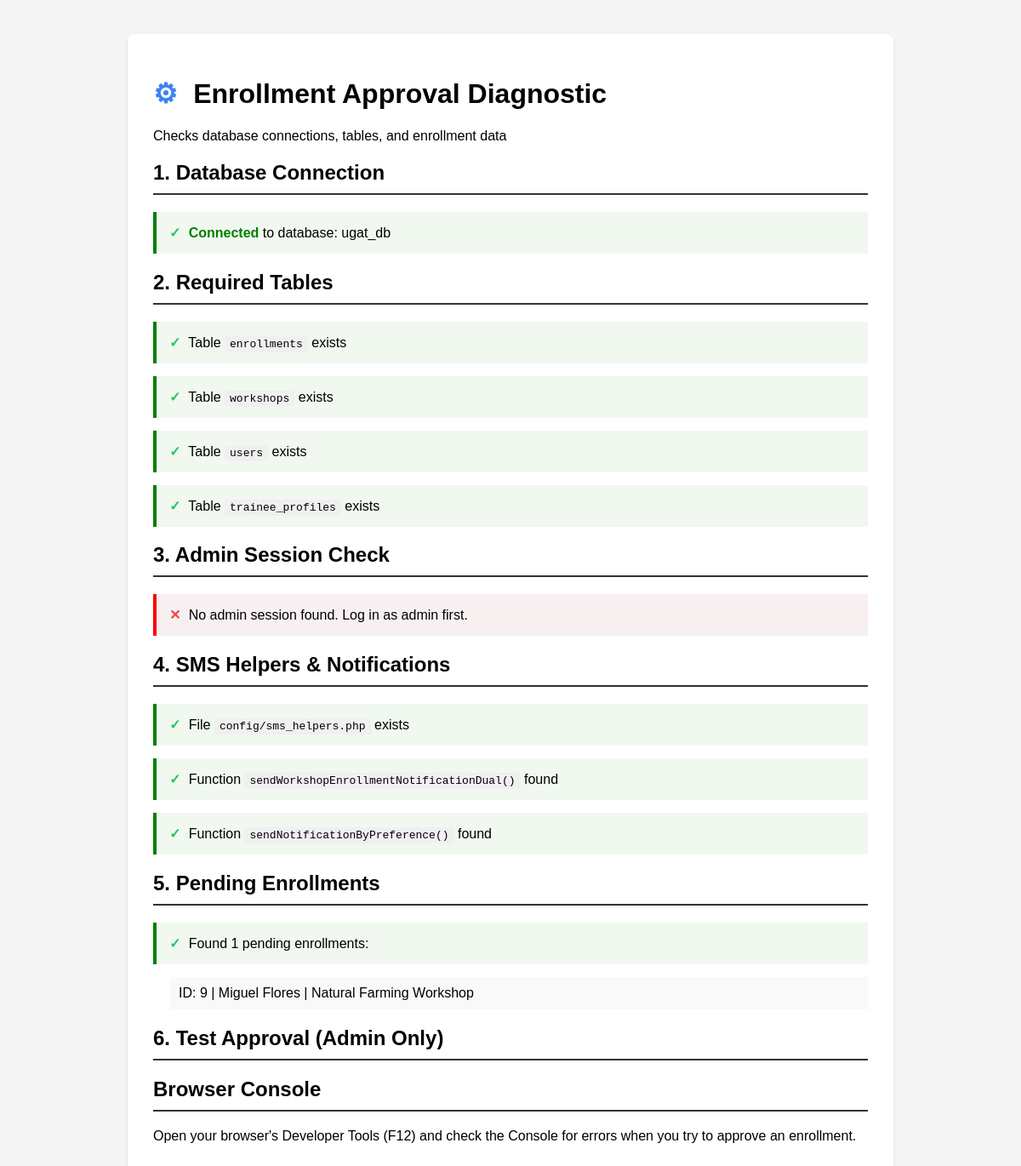
The app's page /test_enrollment_approval.php with its own data.
### tables this page shows
CREATE TABLE `enrollments` (
  `id` int(10) UNSIGNED NOT NULL,
  `user_id` int(10) UNSIGNED NOT NULL,
  `workshop_id` int(10) UNSIGNED NOT NULL,
  `status` enum('pending','enrolled','completed','dropped','rejected') DEFAULT 'enrolled',
  `enrolled_at` datetime NOT NULL DEFAULT current_timestamp(),
  `reviewed_at` datetime DEFAULT NULL
);

CREATE TABLE `trainee_profiles` (
  `id` int(10) UNSIGNED NOT NULL,
  `user_id` int(10) UNSIGNED NOT NULL,
  `first_name` varchar(80) NOT NULL,
  `last_name` varchar(80) NOT NULL,
  `middle_name` varchar(80) DEFAULT NULL,
  `birthdate` date DEFAULT NULL,
  `gender` enum('male','female','other') DEFAULT NULL,
  `phone` varchar(20) DEFAULT NULL,
  `address` text DEFAULT NULL,
  `profile_pic` varchar(255) DEFAULT NULL,
  `trainee_id_no` varchar(50) DEFAULT NULL COMMENT 'Official trainee ID number',
  `batch` varchar(50) DEFAULT NULL COMMENT 'Training batch / cohort',
  `date_enrolled` date DEFAULT NULL,
  `status` enum('active','inactive','graduated','dropped') NOT NULL DEFAULT 'active',
  `created_at` datetime NOT NULL DEFAULT current_timestamp(),
  `updated_at` datetime NOT NULL DEFAULT current_timestamp() ON UPDATE current_timestamp(),
  `city` varchar(80) DEFAULT NULL,
  `province` varchar(80) DEFAULT NULL,
  `region` varchar(80) DEFAULT NULL,
  `barangay` varchar(80) DEFAULT NULL,
  `nationality` varchar(80) DEFAULT 'Filipino',
  `civil_status` varchar(50) DEFAULT NULL,
  `birthplace_city` varchar(80) DEFAULT NULL,
  `birthplace_prov` varchar(80) DEFAULT NULL,
  `birthplace_reg` varchar(80) DEFAULT NULL,
  `education` varchar(80) DEFAULT NULL,
  `employment` varchar(80) DEFAULT NULL,
  `learner_class` varchar(80) DEFAULT NULL,
  `is_pwd` tinyint(1) NOT NULL DEFAULT 0,
  `guardian_name` varchar(120) DEFAULT NULL,
  `guardian_addr` text DEFAULT NULL
);

CREATE TABLE `workshops` (
  `id` int(10) UNSIGNED NOT NULL,
  `title` varchar(150) NOT NULL,
  `category` varchar(80) DEFAULT NULL,
  `facilitator` varchar(100) DEFAULT NULL,
  `description` text DEFAULT NULL,
  `outcomes` text DEFAULT NULL,
  `materials` text DEFAULT NULL,
  `cert_requirement` varchar(255) DEFAULT NULL,
  `location` varchar(150) DEFAULT 'UGAT Demo Farm',
  `max_slots` int(11) NOT NULL DEFAULT 25,
  `status` enum('upcoming','ongoing','completed','cancelled') NOT NULL DEFAULT 'upcoming',
  `created_at` datetime NOT NULL DEFAULT current_timestamp(),
  `updated_at` datetime NOT NULL DEFAULT current_timestamp() ON UPDATE current_timestamp()
);

### test_enrollment_approval.php (the view, shortened to what this page needs)
<?php
require_once 'config/db.php';
?>
<!DOCTYPE html>
<html>
<head>
</head>
<body>
<div class="container">
    <h1><span class="icon icon-tool"></span> Enrollment Approval Diagnostic</h1>
    <link rel="stylesheet" href="../css/icons.css">
    <p>Checks database connections, tables, and enrollment data</p>
    <h2>1. Database Connection</h2>
    <?php
    if ($conn->connect_error) {
        echo '<div class="test fail"><span class="icon icon-x"></span> <span class="status-error">Connection Failed</span>: ' . htmlspecialchars($conn->connect_error) . '</div>';
    } else {
        echo '<div class="test pass"><span class="icon icon-check"></span> <span class="status-ok">Connected</span> to database: ' . htmlspecialchars(DB_NAME) . '</div>';
    }
    ?>
    <h2>2. Required Tables</h2>
    <?php
    $tables_to_check = ['enrollments', 'workshops', 'users', 'trainee_profiles'];
    foreach ($tables_to_check as $table) {
        $result = $conn->query("SHOW TABLES LIKE '$table'");
        if ($result && $result->num_rows > 0) {
            echo "<div class=\"test pass\"><span class=\"icon icon-check\"></span> Table <code>$table</code> exists</div>";
        } else {
            echo "<div class=\"test fail\"><span class=\"icon icon-x\"></span> Table <code>$table</code> not found</div>";
        }
    }
    ?>
    <h2>3. Admin Session Check</h2>
    <?php
    if (empty($_SESSION['user_id'])) {
        echo '<div class="test fail"><span class="icon icon-x"></span> No admin session found. Log in as admin first.</div>';
    } else if ($_SESSION['role'] !== 'admin') {
        echo '<div class="test fail"><span class="icon icon-x"></span> Not logged in as admin. Current role: ' . htmlspecialchars($_SESSION['role']) . '</div>';
    } else {
        echo '<div class="test pass"><span class="icon icon-check"></span> Admin session valid (ID: ' . htmlspecialchars($_SESSION['user_id']) . ')</div>';
    }
    ?>
    <h2>4. SMS Helpers & Notifications</h2>
    <?php
    if (file_exists('config/sms_helpers.php')) {
        echo '<div class="test pass"><span class="icon icon-check"></span> File <code>config/sms_helpers.php</code> exists</div>';
        try {
            if (function_exists('sendWorkshopEnrollmentNotificationDual')) {
                echo '<div class="test pass"><span class="icon icon-check"></span> Function <code>sendWorkshopEnrollmentNotificationDual()</code> found</div>';
            } else {
                echo '<div class="test fail"><span class="icon icon-x"></span> Function <code>sendWorkshopEnrollmentNotificationDual()</code> not found</div>';
            }
            if (function_exists('sendNotificationByPreference')) {
                echo '<div class="test pass"><span class="icon icon-check"></span> Function <code>sendNotificationByPreference()</code> found</div>';
            } else {
                echo '<div class="test fail"><span class="icon icon-x"></span> Function <code>sendNotificationByPreference()</code> not found</div>';
            }
        } catch (Exception $e) {
            echo '<div class="test fail"><span class="icon icon-x"></span> Error loading sms_helpers.php: ' . htmlspecialchars($e->getMessage()) . '</div>';
        }
    } else {
        echo '<div class="test fail"><span class="icon icon-x"></span> File <code>config/sms_helpers.php</code> not found</div>';
    }
    ?>
    <h2>5. Pending Enrollments</h2>
    <?php
    $enroll_result = $conn->query(
        "SELECT e.id, e.status, tp.first_name, tp.last_name, w.title
         FROM enrollments e
         JOIN trainee_profiles tp ON e.user_id = tp.user_id
         JOIN workshops w ON e.workshop_id = w.id
         WHERE e.status = 'pending'
         LIMIT 5"
    );
    if (!$enroll_result) {
        echo '<div class="test fail"><span class="icon icon-x"></span> Query error: ' . htmlspecialchars($conn->error) . '</div>';
    } else if ($enroll_result->num_rows === 0) {
        echo '<div class="test">ℹ️ No pending enrollments found</div>';
    } else {
        echo '<div class="test pass"><span class="icon icon-check"></span> Found ' . $enroll_result->num_rows . ' pending enrollments:</div>';
        while ($row = $enroll_result->fetch_assoc()) {
            echo '<div style="margin-left: 20px; padding: 10px; background: #f9f9f9; margin-top: 5px;">';
            echo 'ID: ' . htmlspecialchars($row['id']) . ' | ';
            echo htmlspecialchars($row['first_name'] . ' ' . $row['last_name']) . ' | ';
            echo htmlspecialchars($row['title']);
            echo '</div>';
        }
    }
    ?>
    <h2>6. Test Approval (Admin Only)</h2>
    <h2>Browser Console</h2>
    <p>Open your browser's Developer Tools (F12) and check the Console for errors when you try to approve an enrollment.</p>
</div>
</body>
</html>

### test_enrollment_approval.php (style rules this page uses)
body { font-family: Arial, sans-serif; max-width: 900px; margin: 20px auto; padding: 20px; background: #f5f5f5; }
.container { background: white; padding: 30px; border-radius: 8px; box-shadow: 0 2px 4px rgba(0,0,0,0.1); }
.status-ok { color: green; font-weight: bold; }
.test { margin: 15px 0; padding: 15px; border-left: 4px solid #ddd; }
.test.pass { border-left-color: green; background: #f0f8f0; }
.test.fail { border-left-color: red; background: #f8f0f0; }
h2 { border-bottom: 2px solid #333; padding-bottom: 10px; }
code { background: #f0f0f0; padding: 2px 6px; border-radius: 3px; }

### records on screen
enrollments: id "9", trainee_profiles.first_name+last_name "Miguel Flores", workshop.title "Natural Farming Workshop"

### other values on screen
DB_NAME "ugat_db"
$table "enrollments"
$table "workshops"
$table "users"
$table "trainee_profiles"
$enroll_result->num_rows "1"
